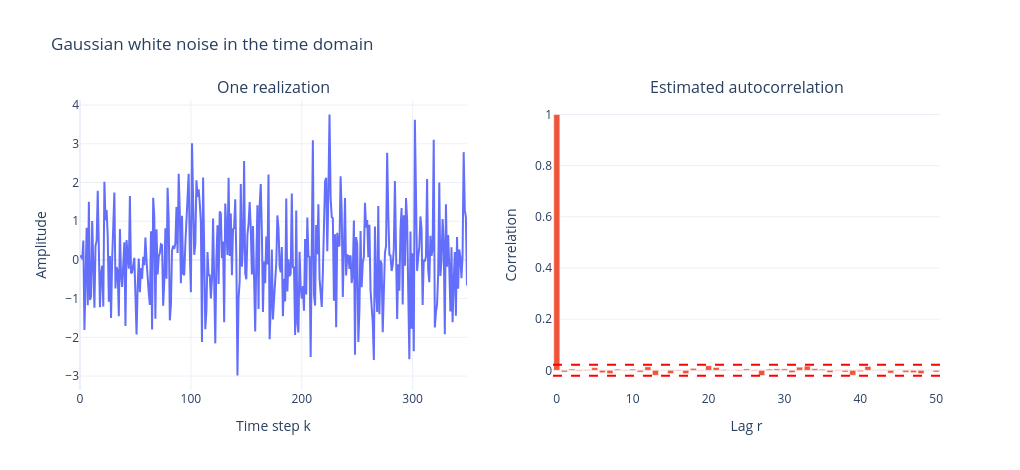

Source (notebook cell):
### Markdown cell above
# 2. White noise

A zero-mean discrete-time vector white-noise process satisfies

$$\mathbb E[W_k]=0,$$

and

$$\mathbb E[W_kW_\ell^\top]=Q\,\delta_{k\ell},$$

where $\delta_{k\ell}=1$ if $k=\ell$ and 0 otherwise. Thus, different time samples are uncorrelated.

Important distinctions:

- *White* describes second-order temporal structure; it does not require a Gaussian amplitude distribution.
- *Gaussian white noise* has jointly Gaussian samples. In the Gaussian case, zero cross-correlation implies independence.
- Components at the same time may still be correlated when $Q$ is not diagonal.
- Ideal white noise has infinite bandwidth and is an abstraction; sampled physical sensors are always bandwidth-limited.

We estimate the scalar autocovariance

$$\hat R[r]=\frac{1}{N}\sum_{k=0}^{N-r-1}(w_k-\bar w)(w_{k+r}-\bar w).$$

### Code cell
def biased_autocovariance(signal, max_lag):
    signal = np.asarray(signal, dtype=float)
    centered = signal - signal.mean()
    N = centered.size
    return np.array([
        centered[:N - lag] @ centered[lag:] / N
        for lag in range(max_lag + 1)
    ])

N_white = 8_192
Q_white = 1.5
w = np.sqrt(Q_white) * rng.standard_normal(N_white)
max_lag = 50
R_hat = biased_autocovariance(w, max_lag)
rho_hat = R_hat / R_hat[0]
lags = np.arange(max_lag + 1)
approx_bound = 1.96 / np.sqrt(N_white)

print(f'Sample mean: {w.mean():.5f}')
print(f'Sample variance: {w.var(ddof=1):.5f}; target Q={Q_white:.5f}')
print(f'Largest |sample ACF| outside lag 0: {np.max(np.abs(rho_hat[1:])):.4f}')
print(f'Approximate 95% reference bound: ±{approx_bound:.4f}')

fig_white = make_subplots(
    rows=1, cols=2,
    subplot_titles=('One realization', 'Estimated autocorrelation')
)
fig_white.add_trace(
    go.Scatter(x=np.arange(350), y=w[:350], mode='lines', name='w[k]'),
    row=1, col=1
)
fig_white.add_trace(
    go.Bar(x=lags, y=rho_hat, name='Sample ACF'),
    row=1, col=2
)
fig_white.add_hline(y=approx_bound, line_dash='dash', line_color='red', row=1, col=2)
fig_white.add_hline(y=-approx_bound, line_dash='dash', line_color='red', row=1, col=2)
fig_white.update_xaxes(title_text='Time step k', row=1, col=1)
fig_white.update_xaxes(title_text='Lag r', row=1, col=2)
fig_white.update_yaxes(title_text='Amplitude', row=1, col=1)
fig_white.update_yaxes(title_text='Correlation', row=1, col=2)
fig_white.update_layout(
    title='Gaussian white noise in the time domain',
    template='plotly_white', width=1_020, height=470, showlegend=False
)
fig_white.show()

### Figure 1 — Plotly figure (JSON) as saved in the notebook; plotly's stock layout.template omitted (floating-point values rounded to 4 significant figures; data arrays with more than 128 entries replaced by an {"elided": "..."} marker saying what was removed)
{"data": [{"mode": "lines", "name": "w[k]", "type": "scatter", "x": {"elided": "350 int values"}, "xaxis": "x", "y": {"elided": "350 float values"}, "yaxis": "y"}, {"name": "Sample ACF", "type": "bar", "x": [0, 1, 2, 3, 4, 5, 6, 7, 8, 9, 10, 11, 12, 13, 14, 15, 16, 17, 18, 19, 20, 21, 22, 23, 24, 25, 26, 27, 28, 29, 30, 31, 32, 33, 34, 35, 36, 37, 38, 39, 40, 41, 42, 43, 44, 45, 46, 47, 48, 49, 50], "xaxis": "x2", "y": [1.0, -0.006778, 0.004905, -0.002909, 0.002096, 0.01046, -0.009495, -0.01272, 0.004756, -0.002079, 0.004784, -0.00701, 0.01367, -0.01959, -0.001396, -0.0125, -0.002524, -0.01277, 0.007647, 0.001526, 0.01812, 0.01118, 0.003272, 0.0008734, -0.002706, 0.005546, -0.002516, -0.02024, 0.00463, 0.005923, 0.005741, -0.008629, 0.01234, 0.01643, 0.006458, 0.004076, -0.008322, -0.002017, -0.00671, -0.01931, -0.005221, 0.0152, -0.001408, 0.001756, -0.011, 0.0003095, -0.007857, -0.008992, -0.01268, 0.0006103, -0.006618], "yaxis": "y2"}], "layout": {"annotations": [{"font": {"size": 16}, "showarrow": false, "text": "One realization", "x": 0.225, "xanchor": "center", "xref": "paper", "y": 1, "yanchor": "bottom", "yref": "paper"}, {"font": {"size": 16}, "showarrow": false, "text": "Estimated autocorrelation", "x": 0.775, "xanchor": "center", "xref": "paper", "y": 1, "yanchor": "bottom", "yref": "paper"}], "height": 470, "shapes": [{"line": {"color": "red", "dash": "dash"}, "type": "line", "x0": 0, "x1": 1, "xref": "x2 domain", "y0": 0.02166, "y1": 0.02166, "yref": "y2"}, {"line": {"color": "red", "dash": "dash"}, "type": "line", "x0": 0, "x1": 1, "xref": "x2 domain", "y0": -0.02166, "y1": -0.02166, "yref": "y2"}], "showlegend": false, "title": {"text": "Gaussian white noise in the time domain"}, "width": 1020, "xaxis": {"anchor": "y", "domain": [0, 0.45], "title": {"text": "Time step k"}}, "xaxis2": {"anchor": "y2", "domain": [0.55, 1], "title": {"text": "Lag r"}}, "yaxis": {"anchor": "x", "domain": [0, 1], "title": {"text": "Amplitude"}}, "yaxis2": {"anchor": "x2", "domain": [0, 1], "title": {"text": "Correlation"}}}}
